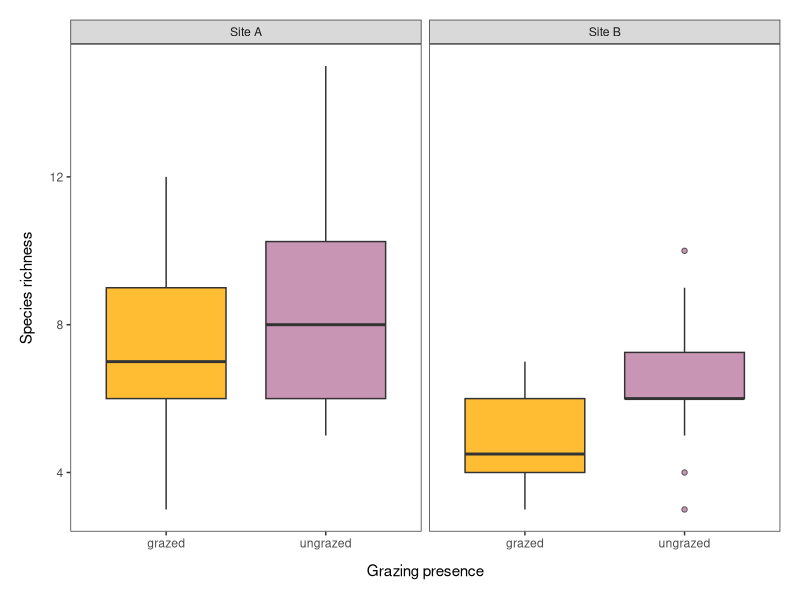
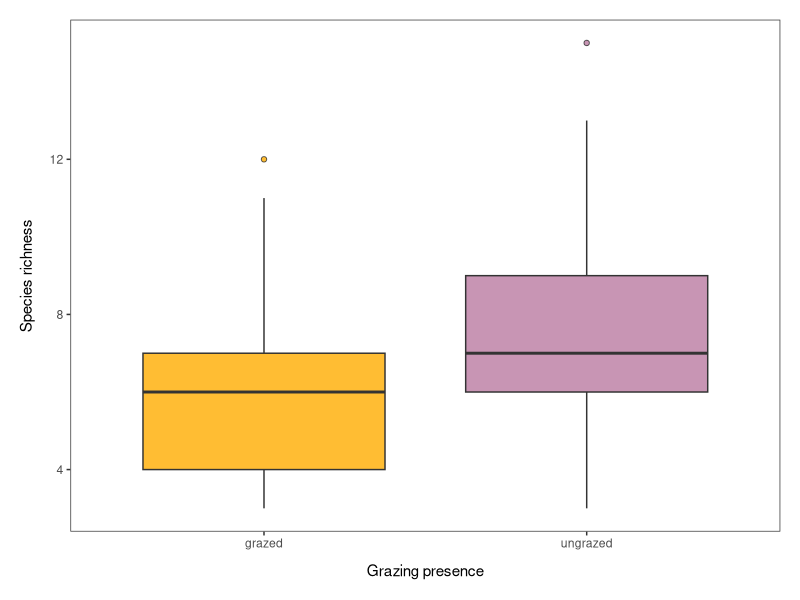
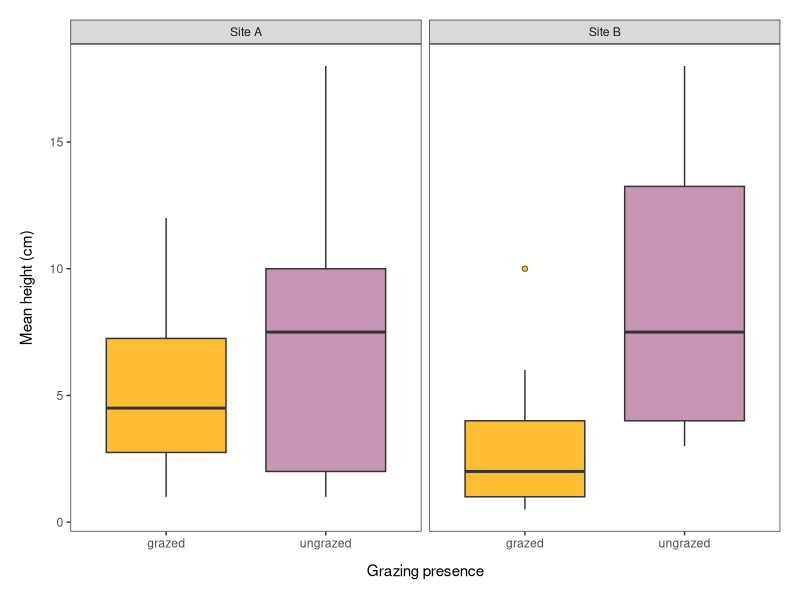
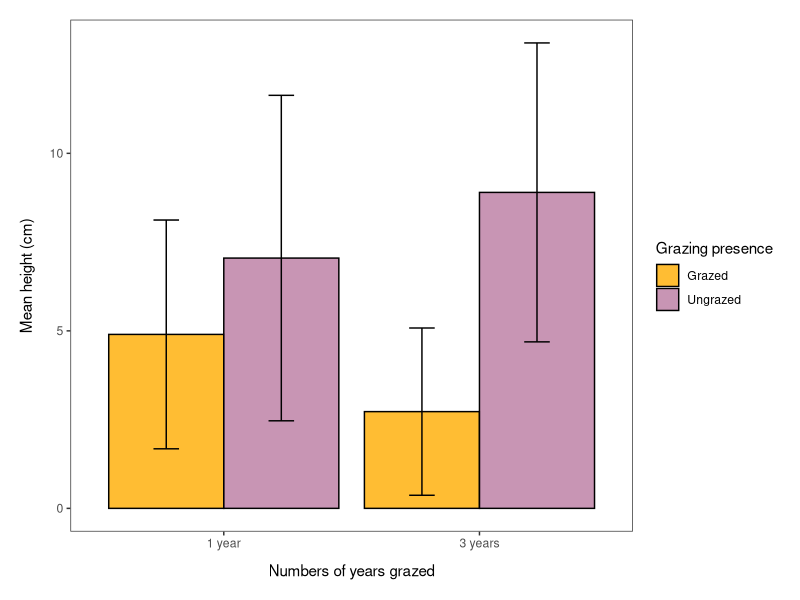
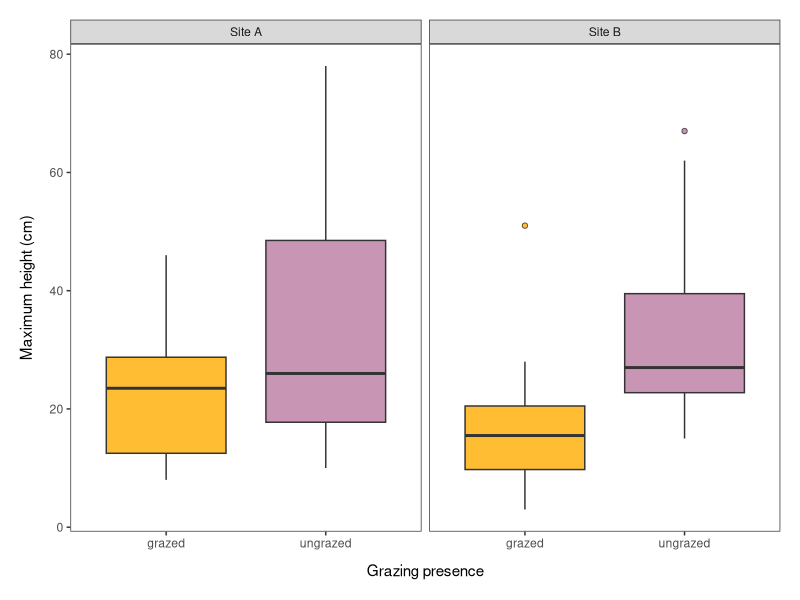
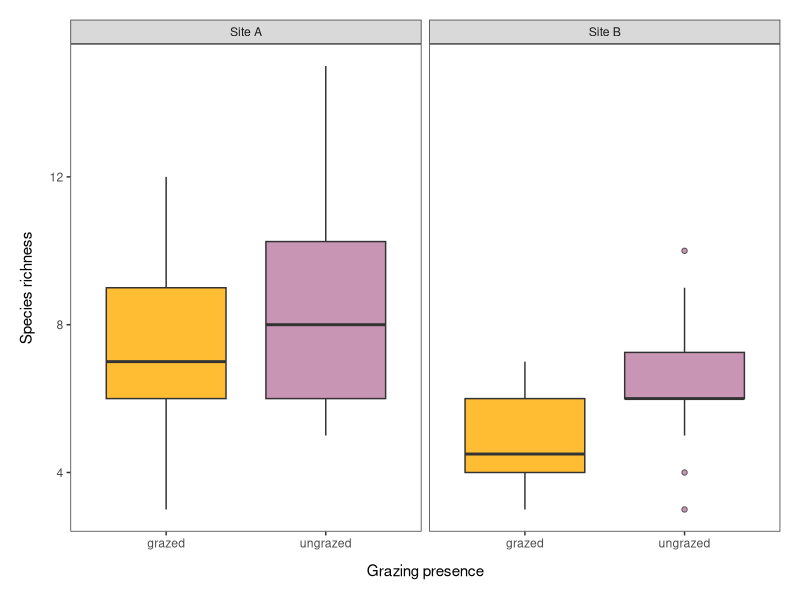
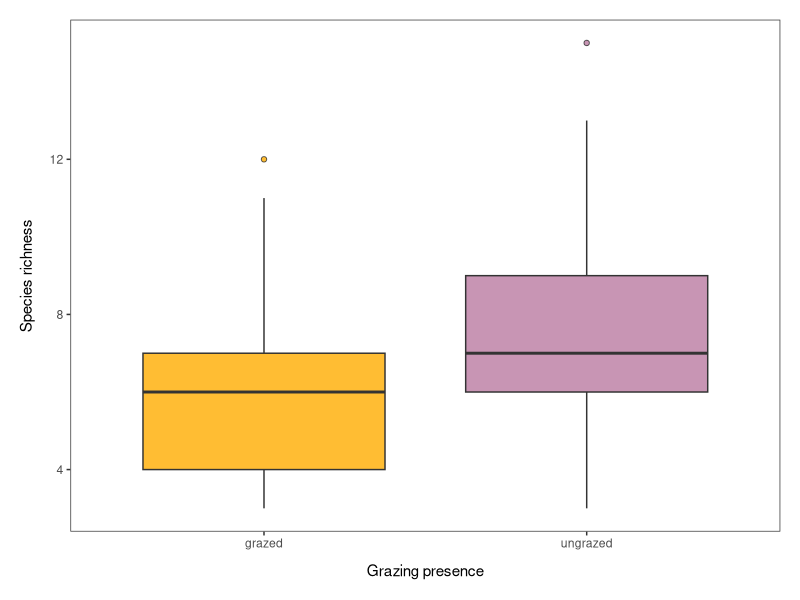
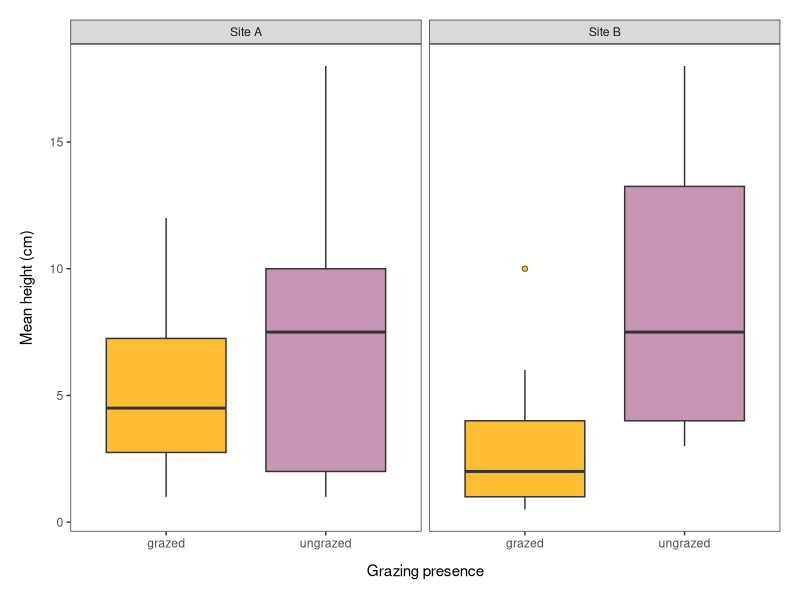

These charts were generated, in order, by the following R code:
### Figures for LE Project course
### Topic: effect of grazing in Stensjö's thinned forests on species richness
### Emma Gemal, Stockholm University 

## Library ---- 
library(tidyverse)

## Loading the data ----
grazing <- read.csv("Data/full_data.csv", header = T)

str(grazing)   # site and plot are integers
summary(grazing)

### Data manipulation ----
grazing <- grazing %>% 
              mutate(site = as.character(site),
                     plot = as.factor(plot))
str(grazing)


### Boxplots ----
themegz <- theme_bw() +
              theme(panel.grid = element_blank(),
                    axis.title.x = 
                      element_text(margin = margin(t = 10, r = 0, b = 0, l = 0)),
                    axis.title.y = 
                      element_text(margin = margin(t = 0, r = 10, b = 0, l = 0)),
                    legend.position = "none") +
              theme(plot.margin = unit(c(0.5, 0.5, 0.5, 0.5), "cm"))

# changing names for site 
grazing2 <- grazing %>% 
              mutate(site = case_when(site == "2" ~ "Site A",
                                      site == "1" ~ "Site B"))      
str(grazing)

# making a summarized dataset for plotting 
means1 <- grazing %>% 
            group_by(grazing, site, transect) %>% 
            summarize(avg.rich = mean(richness),
                      avg.height = mean(avg_height),
                      avg.tallest = mean(tallest),
                      sd.rich = sd(richness),
                      sd.height = sd(avg_height),
                      sd.tallest = sd(tallest)) %>% 
            mutate(site = case_when(site == "2" ~ "1 year",
                                    site == "1" ~ "3 years"))
means2 <- means1 %>% 
            group_by(grazing, site) %>% 
            summarize(avg.rich = mean(avg.rich),
                      avg.height = mean(avg.height),
                      avg.tallest = mean(avg.tallest),
                      sd.rich = mean(sd.rich),
                      sd.height = mean(sd.height),
                      sd.tallest = mean(sd.tallest))

## Species richness vs. grazing ---
(rich_plot <- ggplot(grazing2, aes(x = grazing, y = richness)) +
                geom_boxplot(aes(fill = grazing), outlier.shape = 21, alpha = 0.8) +
                facet_wrap(~site) +
                ylab("Species richness") +
                xlab("Grazing presence") +
                themegz +
                scale_fill_manual(values = c("#FFAD00", "#BA7BA1")))

(rich_plot2 <- ggplot(grazing2, aes(x = grazing, y = richness)) +
                  geom_boxplot(aes(fill = grazing), outlier.shape = 21, alpha = 0.8) +
                  ylab("Species richness") +
                  xlab("Grazing presence") +
                  themegz +
                  scale_fill_manual(values = c("#FFAD00", "#BA7BA1")))

ggsave("Figures/richness_grazing.png", plot = rich_plot, height = 3.5, width = 3.5, units = "in")
ggsave("Figures/richness_overall.png", plot = rich_plot2, height = 3.5, width = 3.5, units = "in")


## Average height vs. grazing ---
(avg_plot <- ggplot(grazing2, aes(x = grazing, y = avg_height)) +
                geom_boxplot(aes(fill = grazing), outlier.shape = 21, alpha = 0.8) +
                facet_wrap(~site) +
                ylab("Mean height (cm)") +
                xlab("Grazing presence") +
                themegz +
                scale_fill_manual(values = c("#FFAD00", "#BA7BA1")))

(avg_plot2 <- ggplot(means2, aes(x = site, y = avg.height, fill = grazing, color = grazing)) +
                geom_bar(position = position_dodge(), stat = "identity", 
                         color = "black", alpha = 0.8) +
                geom_errorbar(aes(ymax = avg.height+sd.height, 
                                  ymin = avg.height-sd.height,
                                  width = 0.2),
                              position = position_dodge(0.9),
                              color = "black") +
                ylab("Mean height (cm)") +
                xlab("Numbers of years grazed") +
                themegz +
                theme(legend.position = "right") +
                scale_color_manual(values = c("#FFAD00", "#BA7BA1"),
                                   name = "Grazing presence",
                                   labels = c("Grazed", "Ungrazed")) +
                scale_fill_manual(values = c("#FFAD00", "#BA7BA1"),
                                  name = "Grazing presence",
                                  labels = c("Grazed", "Ungrazed")))

ggsave("Figures/avgheight_grazing.png", plot = avg_plot, height = 3.5, width = 3.5, units = "in")
ggsave("Figures/avgheight_barplot.png", plot = avg_plot2, height = 4, width = 5, units = "in")

## Maximum height vs. grazing ---
(tall_plot <- ggplot(grazing2, aes(x = grazing, y = tallest)) +
                geom_boxplot(aes(fill = grazing), outlier.shape = 21, alpha = 0.8) +
                facet_wrap(~site) +
                ylab("Maximum height (cm)") +
                xlab("Grazing presence") +
                themegz +
                scale_fill_manual(values = c("#FFAD00", "#BA7BA1")))

ggsave("Figures/maxheight_grazing.png", plot = tall_plot, height = 4, width = 4.5, units = "in")
